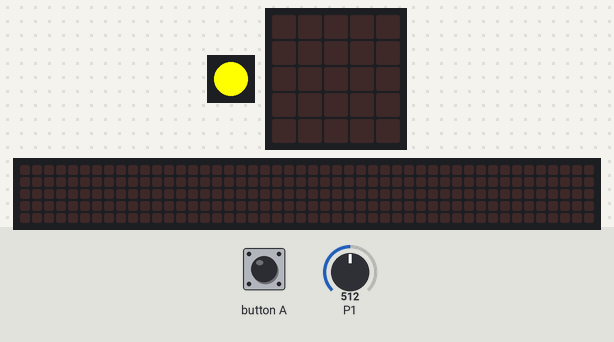
This program was run on a simulated Calliope mini (MakeCode). Shown: 1 RGB LEDs in strip order, left to right, the board's 5×5 LED display, a strip that is not on the board, showing the scrolling text unrolled. The inputs (shaded band) are chosen by the test bench; at power-on: P1 = 512 (analog values on the 0–1023 scale). The 48×5 strip is a reading aid, not a part: it shows the text the display is scrolling, unrolled, one strip-width of it at a time.

Above: at 1.2 s.
1.3 s: button A pressed for 0.15 s
At 1.52 s:
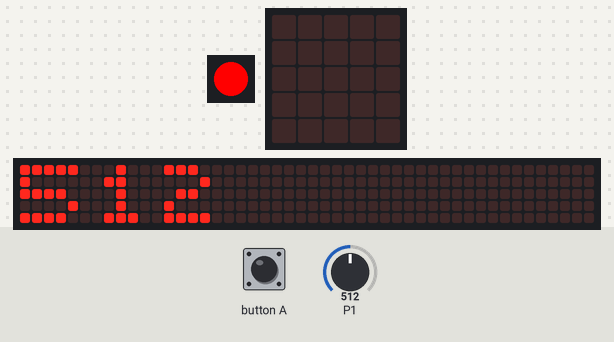
4.3 s: button A pressed for 0.15 s
At 6.1 s:
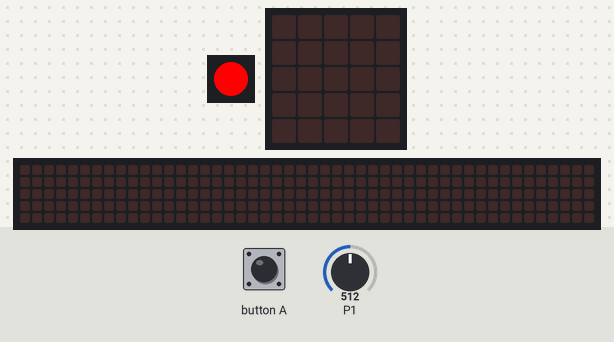
At 7.67 s:
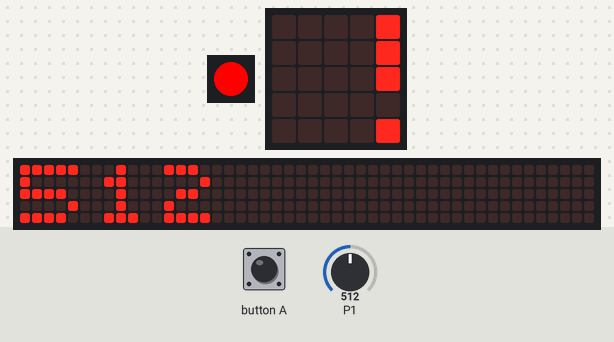
Timing chart, 0 to 14.6 s (numbered marks = the images above; inputs shaded):
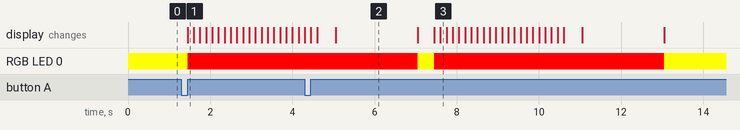

Measured:
- after the input at 1.3 s, RGB LED 0: RGB(255, 255, 0) → RGB(255, 0, 0) after 0.15 s; the display: changes after 0.15 s (image 1)
- what the display in image 2 shows lasts 2.0 s, from 5.1 s to 7.1 s

The program:

main.ts
```typescript
/**
 * Variablen definieren
 */
// 2 Sekunden warten
// Event-Handler für Button A
input.onButtonPressed(Button.A, function () {
    // Feuchtigkeit vom analogen Sensor an Port P1 messen
    feuchtigkeit = pins.analogReadPin(AnalogPin.P1)
    // RGB-LED Farbe abhängig vom Feuchtigkeitswert setzen
    if (feuchtigkeit <= 8) {
        // Blau bei Feuchtigkeit <= 8
        basic.setLedColor(0x0000ff)
    } else if (feuchtigkeit > 400) {
        // Rot bei Feuchtigkeit > 400
        basic.setLedColor(0xff0000)
    } else {
        // Grün bei Feuchtigkeit zwischen 9 und 400
        basic.setLedColor(0x00ff00)
    }
    // Feuchtigkeitswert auf dem Display anzeigen
    basic.showNumber(feuchtigkeit)
    // Nach 2 Sekunden LED wieder auf gelb setzen
    basic.pause(2000)
    // Gelb
    basic.setLedColor(0xffff00)
    basic.showLeds(`
        . . . . .
        . . . . .
        . . . . .
        . . . . .
        . . . . .
        `)
})
let feuchtigkeit = 0
// LED auf gelb setzen, um Bereitschaft zu signalisieren
// Gelb
basic.setLedColor(0xffff00)
```

test.ts
```typescript
// Hier kann man Tests durchführen; diese Datei wird nicht kompiliert, wenn dieses Paket als Erweiterung verwendet wird.
```
